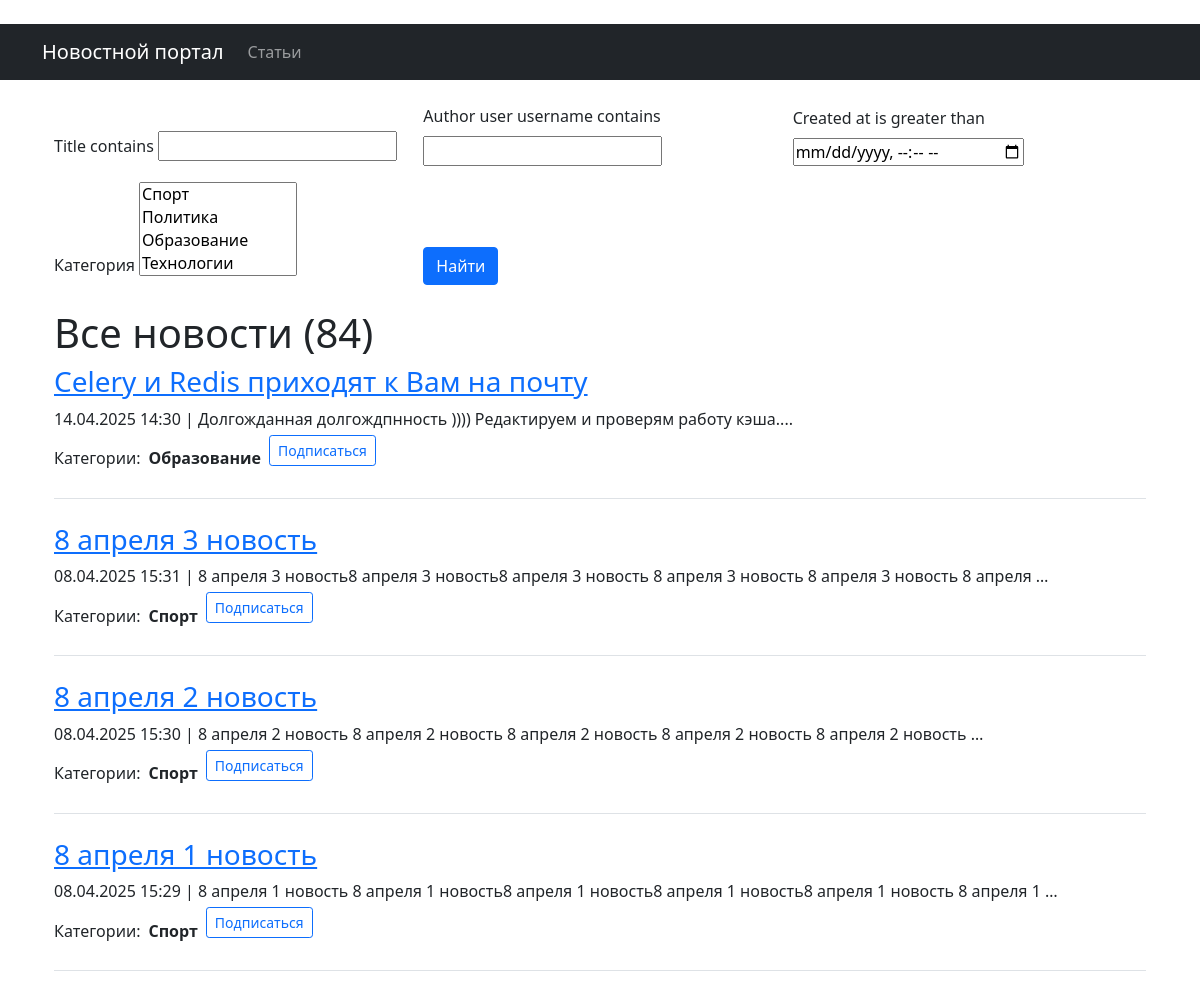
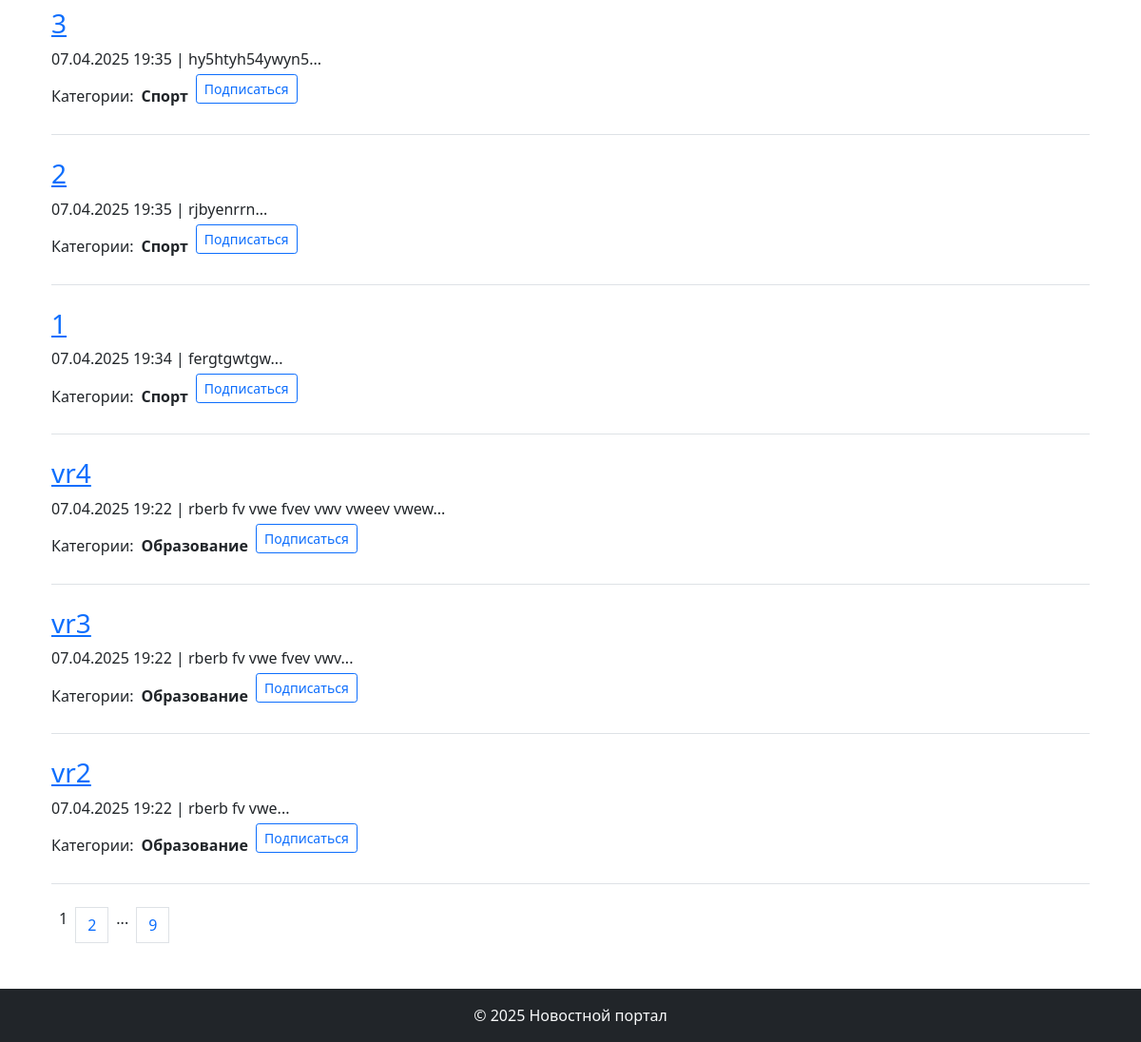
/news/ (signed in), run on the app's committed database (2 pictures, top to bottom).
### biblio/models.py (models this page shows, shortened)
class Post(models.Model):
    NEWS = 'NW'
    ARTICLE = 'AR'
    POST_TYPES = [
        (NEWS, 'Новость'),
        (ARTICLE, 'Статья')
    ]
    author = models.ForeignKey(Author, on_delete=models.CASCADE)
    post_type = models.CharField(max_length=2, choices=POST_TYPES)
    created_at = models.DateTimeField(auto_now_add=True)
    categories = models.ManyToManyField(Category, through='PostCategory')
    title = models.CharField(max_length=255)
    text = models.TextField()
    rating = models.IntegerField(default=0)
    def preview(self):
        return f"{self.text[:124]}..."  # Укороченный превью-текст

class Category(models.Model):
    name = models.CharField(max_length=255, unique=True)
    subscribers = models.ManyToManyField(User, blank = True, related_name='categories')
    def __str__(self):
        return self.name

### biblio/views.py (the view)
# urls.py: path('news/', cache_page(60*1)(NewsList.as_view()), name='news_list'),
class NewsList(PermissionRequiredMixin, ListView):
    model = Post
    template_name = 'news/news_list.html'
    context_object_name = 'news'
    queryset = Post.objects.filter(post_type='NW').order_by('-created_at')
    paginate_by = 10
    permission_required = ('biblio.view_post',)
    def get_queryset(self):
        queryset = super().get_queryset().filter(post_type='NW')
        self.filterset = SearchPost(self.request.GET, queryset)
        return self.filterset.qs
    def get_context_data(self, **kwargs):
        context = super().get_context_data(**kwargs)
        context['filterset'] = self.filterset
        context['news_count'] = Post.objects.filter(post_type='NW').count()
        context['article_count'] = Post.objects.filter(post_type='AR').count()
        context['time_now'] = datetime.now()
        context['next_sale'] = "Распродажа в среду!"
        return context

### biblio/templatetags/custom_filters.py (called while the page is built)
@register.filter()
def censor (value):
    for word in censor_list:
        value = value.replace(word[1:-1], "*" * len(word[1:-1]))
    return value

### biblio/templatetags/custom_tags.py (called while the page is built)
@register.simple_tag(takes_context=True)
def url_replace(context, **kwargs):
   d = context['request'].GET.copy()
   for k, v in kwargs.items():
       d[k] = v
   return d.urlencode()

### templates/news/news_list.html (shortened to what this page needs)
﻿{% extends 'default.html' %}
{% load custom_filters %}
{% load custom_tags %}
{% block content %}
<div class="container mt-3">
    <form action="" method="get" class="mb-4">
        <div class="row g-3 align-items-end">
            {% for field in filterset.form %}
            <div class="col-md-4">
                <label for="{{ field.auto_id }}" class="form-label">{{ field.label }}</label>
                {{ field }}
            </div>
            {% endfor %}
            <div class="col-md-4">
                <input type="submit" value="Найти" class="btn btn-primary" />
            </div>
        </div>
    </form>
    <h1>Все новости ({{ news_count }})</h1>
    <div class="news-list">
        {% if news %}
        {% for post in news %}
        <div class="post mb-4 border-bottom pb-3">
            <div class="d-flex align-items-center">
                <h3 class="mb-0 me-2"><a href="{% url 'biblio:news_detail' post.id %}">{{ post.title|censor }}</a></h3>
            </div>
            <div class="post-meta mt-2">
                <p class="mb-1">
                    {{ post.created_at|date:"d.m.Y H:i" }} | {{ post.preview|censor|truncatewords:20 }}
                </p>
                <div class="d-flex align-items-center flex-wrap">
                    <span class="me-2">Категории:</span>
                    {% for category in post.categories.all %}
                    <span class="d-inline-flex align-items-center me-3">
                        <strong>{{ category.name }}</strong>
                        {% if user.is_authenticated %}
                        <form action="{% url 'biblio:subscribe' category.id %}" method="post" class="ms-2">
                            <button type="submit" class="btn btn-sm {% if user in category.subscribers.all %}btn-outline-danger{% else %}btn-outline-primary{% endif %}">
                                {% if user in category.subscribers.all %}Отписаться{% else %}Подписаться{% endif %}
                            </button>
                        </form>
                        {% endif %}
                    </span>
                    {% endfor %}
                </div>
            </div>
        </div>
        {% endfor %}
        {% else %}
        <p>В этой категории новостей пока нет.</p>
        {% endif %}
        <div class="pagination mt-4">
            <span class="current-page mx-2">{{ page_obj.number }}</span>
            {% if page_obj.has_next %}
                <a href="?{% url_replace page=page_obj.next_page_number %}" class="page-link">{{ page_obj.next_page_number }}</a>
                {% if paginator.num_pages != page_obj.next_page_number %}
                    <span class="mx-2">...</span>
                    <a href="?{% url_replace page=page_obj.paginator.num_pages %}" class="page-link">{{ page_obj.paginator.num_pages }}</a>
                {% endif %}
            {% endif %}
        </div>
    </div>
</div>
{% endblock content %}

### data on the page
Post: title|censor "Celery и Redis приходят к Вам на почту", created_at "14.04.2025 14:30", preview|censor "Долгожданная долгождпнность )))) Редактируем и проверям работу кэша...."
Category: name "Образование", shows "Подписаться"
Post: title|censor "8 апреля 3 новость", created_at "08.04.2025 15:31", preview|censor "8 апреля 3 новость8 апреля 3 новость8 апреля 3 новость 8 апреля 3 новость 8 апреля 3 новость 8 апреля …"
Category: name "Спорт", shows "Подписаться"
Post: title|censor "8 апреля 2 новость", created_at "08.04.2025 15:30", preview|censor "8 апреля 2 новость 8 апреля 2 новость 8 апреля 2 новость 8 апреля 2 новость 8 апреля 2 новость …"
Post: title|censor "8 апреля 1 новость", created_at "08.04.2025 15:29", preview|censor "8 апреля 1 новость 8 апреля 1 новость8 апреля 1 новость8 апреля 1 новость8 апреля 1 новость 8 апреля 1 …"
Post: title|censor "3", created_at "07.04.2025 19:35", preview|censor "hy5htyh54ywyn5..."
Post: title|censor "2", created_at "07.04.2025 19:35", preview|censor "rjbyenrrn..."
Post: title|censor "1", created_at "07.04.2025 19:34", preview|censor "fergtgwtgw..."
Post: title|censor "vr4", created_at "07.04.2025 19:22", preview|censor "rberb fv vwe fvev vwv vweev vwew..."
Post: title|censor "vr3", created_at "07.04.2025 19:22", preview|censor "rberb fv vwe fvev vwv..."
Post: title|censor "vr2", created_at "07.04.2025 19:22", preview|censor "rberb fv vwe..."

### other printed values
{{ field.label }} "Title contains" "Author user username contains" "Created at is greater than" "Категория"
{{ news_count }} "84"
{{ page_obj.number }} "1"
{{ page_obj.next_page_number }} "2"
{{ page_obj.paginator.num_pages }} "9"
